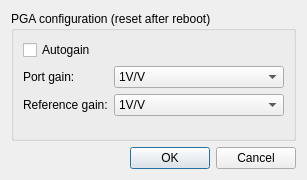
<?xml version="1.0" encoding="UTF-8"?>
<ui version="4.0">
 <class>DeviceConfigurationDialogVFE</class>
 <widget class="QWidget" name="DeviceConfigurationDialogVFE">
  <property name="geometry">
   <rect>
    <x>0</x>
    <y>0</y>
    <width>307</width>
    <height>180</height>
   </rect>
  </property>
  <property name="windowTitle">
   <string>Form</string>
  </property>
  <layout class="QVBoxLayout" name="verticalLayout_2">
   <item>
    <widget class="QGroupBox" name="groupBox_3">
     <property name="title">
      <string>PGA configuration (reset after reboot)</string>
     </property>
     <layout class="QVBoxLayout" name="verticalLayout_3">
      <item>
       <widget class="QCheckBox" name="autogain">
        <property name="text">
         <string>Autogain</string>
        </property>
       </widget>
      </item>
      <item>
       <layout class="QFormLayout" name="formLayout_2">
        <item row="0" column="0">
         <widget class="QLabel" name="label_4">
          <property name="text">
           <string>Port gain:</string>
          </property>
         </widget>
        </item>
        <item row="0" column="1">
         <widget class="QComboBox" name="portgain">
          <item>
           <property name="text">
            <string>1V/V</string>
           </property>
          </item>
          <item>
           <property name="text">
            <string>10V/V</string>
           </property>
          </item>
          <item>
           <property name="text">
            <string>20V/V</string>
           </property>
          </item>
          <item>
           <property name="text">
            <string>30V/V</string>
           </property>
          </item>
          <item>
           <property name="text">
            <string>40V/V</string>
           </property>
          </item>
          <item>
           <property name="text">
            <string>60V/V</string>
           </property>
          </item>
          <item>
           <property name="text">
            <string>80V/V</string>
           </property>
          </item>
          <item>
           <property name="text">
            <string>120V/V</string>
           </property>
          </item>
          <item>
           <property name="text">
            <string>157V/V</string>
           </property>
          </item>
          <item>
           <property name="text">
            <string>0.25V/V</string>
           </property>
          </item>
         </widget>
        </item>
        <item row="1" column="0">
         <widget class="QLabel" name="label_5">
          <property name="text">
           <string>Reference gain:</string>
          </property>
         </widget>
        </item>
        <item row="1" column="1">
         <widget class="QComboBox" name="refgain">
          <item>
           <property name="text">
            <string>1V/V</string>
           </property>
          </item>
          <item>
           <property name="text">
            <string>10V/V</string>
           </property>
          </item>
          <item>
           <property name="text">
            <string>20V/V</string>
           </property>
          </item>
          <item>
           <property name="text">
            <string>30V/V</string>
           </property>
          </item>
          <item>
           <property name="text">
            <string>40V/V</string>
           </property>
          </item>
          <item>
           <property name="text">
            <string>60V/V</string>
           </property>
          </item>
          <item>
           <property name="text">
            <string>80V/V</string>
           </property>
          </item>
          <item>
           <property name="text">
            <string>120V/V</string>
           </property>
          </item>
          <item>
           <property name="text">
            <string>157V/V</string>
           </property>
          </item>
          <item>
           <property name="text">
            <string>0.25V/V</string>
           </property>
          </item>
         </widget>
        </item>
       </layout>
      </item>
     </layout>
    </widget>
   </item>
   <item>
    <widget class="QDialogButtonBox" name="buttonBox">
     <property name="standardButtons">
      <set>QDialogButtonBox::Cancel|QDialogButtonBox::Ok</set>
     </property>
    </widget>
   </item>
  </layout>
 </widget>
 <resources/>
 <connections/>
</ui>
